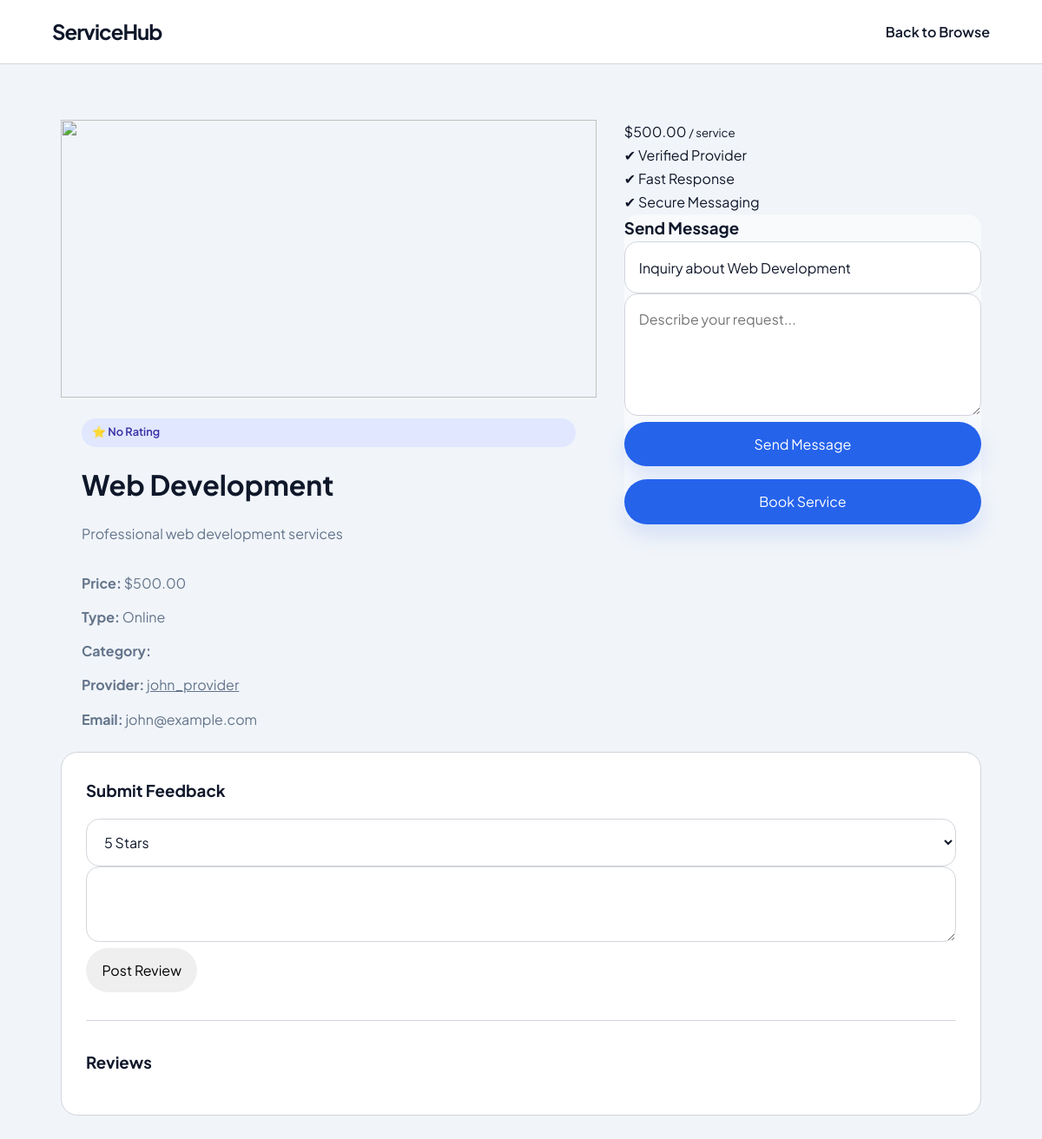
Screenshot of /customer/service_detail.php?id=1 (signed in) with the database file from the repository.
### tables this page shows
CREATE TABLE IF NOT EXISTS services (
    id INT PRIMARY KEY AUTO_INCREMENT,
    user_id INT NOT NULL,
    title VARCHAR(255) NOT NULL,
    description TEXT,
    price DECIMAL(10,2) NOT NULL,
    image VARCHAR(255),
    service_type ENUM('online', 'local') NOT NULL,
    category VARCHAR(100) DEFAULT NULL,
    city VARCHAR(100),
    area VARCHAR(100),
    deadline DATE,
    created_at TIMESTAMP DEFAULT CURRENT_TIMESTAMP,
    FOREIGN KEY (user_id) REFERENCES users(id) ON DELETE CASCADE
);

CREATE TABLE IF NOT EXISTS users (
    id INT PRIMARY KEY AUTO_INCREMENT,
    username VARCHAR(100) NOT NULL,
    email VARCHAR(100) UNIQUE NOT NULL,
    password VARCHAR(255) NOT NULL,
    role ENUM('customer', 'provider') NOT NULL,
    provider_type ENUM('online', 'local') DEFAULT NULL,
    provider_category VARCHAR(100) DEFAULT NULL,
    contact_phone VARCHAR(50) DEFAULT NULL,
    created_at TIMESTAMP DEFAULT CURRENT_TIMESTAMP
);

### customer/service_detail.php (the view, shortened to what this page needs)
<?php
include("../config/db.php");
$service_id = $_GET['id'];
$stmt = $conn->prepare("SELECT s.*, u.id as provider_id, u.username as provider, u.email as provider_email, u.contact_phone as provider_phone, u.provider_type as provider_type, u.provider_category as provider_category FROM services s JOIN users u ON s.user_id = u.id WHERE s.id = ?");
$stmt->bind_param("i", $service_id);
$stmt->execute();
$service = $stmt->get_result()->fetch_assoc();
$avg_res = $conn->query("SELECT AVG(rating) as avg FROM feedback WHERE service_id = $service_id");
$avg_row = $avg_res->fetch_assoc();
$average = number_format($avg_row['avg'], 1);
?>
<!DOCTYPE html>
<html lang="en">
<head>
    <link rel="stylesheet" href="../css/style.css">
    <link rel="stylesheet" href="../css/customer.css">
</head>
<body>
<nav class="navbar">
    <div class="navbar__logo">ServiceHub</div>
    <div class="navbar__links"><a href="browse.php">Back to Browse</a></div>
</nav>
<main class="container">
<div class="detail-grid">
    <div class="detail-card">
        <div class="detail-card__media">
            <img src="../uploads/<?php echo $service['image']; ?>" class="detail-card__img">
        </div>
        <div class="detail-card__body">
            <span class="badge badge--primary">
                ⭐ <?php echo ($average > 0) ? $average : "No Rating"; ?>
            </span>
            <h1 class="detail-card__title"><?php echo $service['title']; ?></h1>
            <p class="detail-card__desc"><?php echo $service['description']; ?></p>
            <div class="detail-card__meta">
                <p><strong>Price:</strong> $<?php echo $service['price']; ?></p>
                <p><strong>Type:</strong> <?php echo ucfirst($service['service_type']); ?></p>
                <p><strong>Category:</strong> <?php echo htmlspecialchars($service['category']); ?></p>
                <p>
                    <strong>Provider:</strong>
                    <a href="provider_profile.php?id=<?php echo $service['user_id']; ?>">
                        <?php echo $service['provider']; ?>
                    </a>
                </p>
                <?php if($service['provider_email']): ?>
                    <p><strong>Email:</strong> <?php echo $service['provider_email']; ?></p>
                <?php endif; ?>
            </div>
        </div>
    </div>
    <aside class="booking-panel">
        <div class="booking-card">
            <div class="booking-price">
                $<?php echo $service['price']; ?>
                <small>/ service</small>
            </div>
            <div class="booking-info">
                <p>✔ Verified Provider</p>
                <p>✔ Fast Response</p>
                <p>✔ Secure Messaging</p>
            </div>
            <?php if(isset($_SESSION['role']) && $_SESSION['role'] == 'customer'): ?>
                <div class="message-box">
                    <h3>Send Message</h3>
                    <form method="POST" class="auth-card__form">
                        <input type="text" name="subject"
                            class="auth-card__input"
                            value="Inquiry about <?php echo htmlspecialchars($service['title']); ?>">
                        <textarea name="message"
                            class="auth-card__input"
                            rows="4"
                            placeholder="Describe your request..."></textarea>
                        <button type="submit" name="send_message"
                            class="btn btn--primary btn--full">
                            Send Message
                        </button>
                    </form>
    <form method="POST" style="margin-top:15px;margin-bottom:15px;">
    <button type="submit" name="place_order" class="btn btn--primary btn--full">
        Book Service
    </button>
</form>
                </div>
            <?php else: ?>
                <p>Please login to contact provider</p>
            <?php endif; ?>
        </div>
    </aside>
</div>
<div class="feedback-section">
    <h3>Submit Feedback</h3>
    <form method="POST" class="auth-card__form">
        <select name="rating" class="auth-card__select" required>
            <option value="5">5 Stars</option>
        </select>
        <textarea name="comment" class="auth-card__input" required></textarea>
        <button name="submit_feedback" class="auth-card__button">
            Post Review
        </button>
    <hr class="separator">
    <h3>Reviews</h3>
</div>
</main>
</body>
</html>

### css/style.css (style rules this page uses)
:root { --primary: #2563eb; --primary-color: #2563eb; --primary-hover: #1d4ed8; --secondary: #0f172a; --success: #16a34a; --danger: #dc2626; --surface: #ffffff; --surface-strong: #f8fafc; --surface-muted: #e2e8f0; --text: #0f172a; --text-muted: #64748b; --border: #d1d5db; --shadow: rgba(15, 23, 42, 0.08); }
* { box-sizing: border-box; margin: 0; padding: 0; }
html { scroll-behavior: smooth; }
body { font-family: 'Plus Jakarta Sans', sans-serif; background: #f1f5f9; color: var(--text); line-height: 1.7; }
a { color: inherit; }
img { max-width: 100%; display: block; }
button, input, select, textarea { font: inherit; }
button { cursor: pointer; }
.navbar { background: var(--surface); border-bottom: 1px solid var(--border); padding: 1rem 5%; display: flex; justify-content: space-between; align-items: center; position: sticky; top: 0; z-index: 50; }
.navbar__logo { font-size: 1.5rem; font-weight: 700; letter-spacing: -0.04em; }
.navbar__links { display: flex; align-items: center; gap: 0.75rem; }
.navbar__links a { color: var(--text); text-decoration: none; font-weight: 600; transition: color 0.2s ease; }
.btn, button { display: inline-flex; align-items: center; justify-content: center; gap: 0.5rem; padding: 0.75rem 1.15rem; border-radius: 999px; border: none; transition: transform 0.2s ease, box-shadow 0.2s ease, background 0.2s ease; }
.btn--primary, button.btn--primary { background: var(--primary-color); color: #ffffff; box-shadow: 0 12px 24px rgba(37, 99, 235, 0.15); }
.btn--full { width: 100%; }
.container { max-width: 1180px; margin: 0 auto; padding: 2rem 5%; }
.badge { display: inline-flex; align-items: center; gap: 0.35rem; padding: 0.35rem 0.75rem; border-radius: 999px; font-size: 0.8rem; font-weight: 600; }
.badge--primary { background: #e0e7ff; color: #3730a3; }
.service-card__image-wrapper, .service-card__img, .pro-card__img, .detail-card__img { width: 100%; }
.service-card__image-wrapper img, .pro-card__img img, .detail-card__img { width: 100%; height: 100%; object-fit: cover; display: block; }
.auth-card__input, .auth-card__select, textarea, input[type='file'] { width: 100%; border: 1px solid var(--border); border-radius: 0.95rem; padding: 0.95rem 1rem; background: #ffffff; color: var(--text); transition: border-color 0.2s ease, box-shadow 0.2s ease; }
.detail-card__media { width: 100%; height: 320px; position: relative; overflow: hidden !important; clip: auto !important; overflow-clip-margin: initial !important; }
.detail-card__img { width: 100% !important; height: 100% !important; object-fit: cover !important; object-position: center; display: block; }

### css/customer.css (style rules this page uses)
.service-card__image-wrapper img, .detail-card__img { width: 100%; height: 100%; object-fit: cover; display: block; }
.service-card__content, .detail-card__body { padding: 1.5rem; }
.service-card__title, .detail-card__title { margin: 0 0 0.75rem; font-size: 1.25rem; color: var(--text); }
.service-card__provider, .detail-card__meta p, .detail-card__desc, .review-item__text { color: var(--text-muted); }
.message-box { border-radius: 1rem; background: #f8fafc; }
.detail-grid { display: grid; grid-template-columns: 1.5fr 1fr; gap: 2rem; margin-top: 2rem; }
.detail-card__body { display: grid; gap: 1rem; }
.detail-card__title { font-size: 2rem; margin: 0; }
.detail-card__desc { margin: 0; line-height: 1.8; }
.detail-card__meta { display: grid; gap: 0.75rem; margin-top: 0.75rem; }
.feedback-section { background: var(--surface); padding: 1.75rem; border-radius: 1.2rem; border: 1px solid var(--border); }
.feedback-section h3 { margin: 0 0 1rem; color: var(--text); }
.separator { border: none; border-top: 1px solid var(--border); margin: 2rem 0; }

### rows the page displays
services: title "Web Development", description "Professional web development services", price "500.00", service_type "Online", user.username "john_provider", user.email "john@example.com", subject "Inquiry about Web Development"
